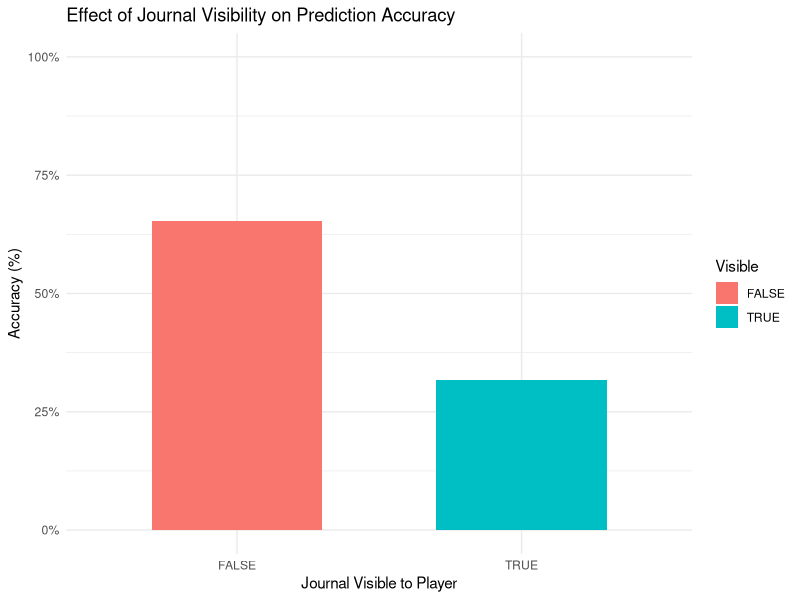

The R script that drew this image:
# Install required packages if missing
if(!require(readr)) install.packages("readr")
if(!require(dplyr)) install.packages("dplyr")
if(!require(ggplot2)) install.packages("ggplot2")

library(readr)
library(dplyr)
library(ggplot2)

# Load the data collected from the Game (Exported from Supabase)
# Assumes you downloaded your Supabase 'trials' table as 'trials_data.csv'
if(!file.exists("Study/trials_rows.csv")) {
  stop("Please place the 'trials_data.csv' file in the Study folder before running.")
}

trials <- read_csv("Study/trials_rows.csv", show_col_types = FALSE)

cat("=== OVERALL BEHAVIORAL PERFORMANCE ===\n")
overall_acc <- mean(trials$correct, na.rm = TRUE)
cat(sprintf("Overall Prediction Accuracy: %.2f%%\n", overall_acc * 100))

cat("\n=== EXPERIMENTAL MANIPULATION: JOURNAL VISIBILITY ===\n")
# Does seeing the journal name change prediction accuracy?
manipulation_stats <- trials %>%
  group_by(journal_visible) %>%
  summarize(
    trials_count = n(),
    accuracy = mean(correct, na.rm = TRUE),
    avg_rt_ms = mean(reaction_time, na.rm = TRUE)
  )
print(manipulation_stats)

cat("\n=== PERFORMANCE BY CAREER LEVEL ===\n")
career_stats <- trials %>%
  group_by(career) %>%
  summarize(
    trials_count = n(),
    accuracy = mean(correct, na.rm = TRUE)
  ) %>%
  arrange(desc(accuracy))
print(career_stats)

# Plot: Effect of Journal Visibility on Accuracy
p1 <- ggplot(manipulation_stats, aes(x = as.factor(journal_visible), y = accuracy, fill = as.factor(journal_visible))) +
  geom_bar(stat = "identity", width = 0.6) +
  scale_y_continuous(labels = scales::percent, limits = c(0, 1)) +
  labs(title = "Effect of Journal Visibility on Prediction Accuracy",
       x = "Journal Visible to Player",
       y = "Accuracy (%)",
       fill = "Visible") +
  theme_minimal()

ggsave("accuracy_by_visibility.png", plot = p1, width = 6, height = 4)
cat("Saved plot to accuracy_by_visibility.png\n")
